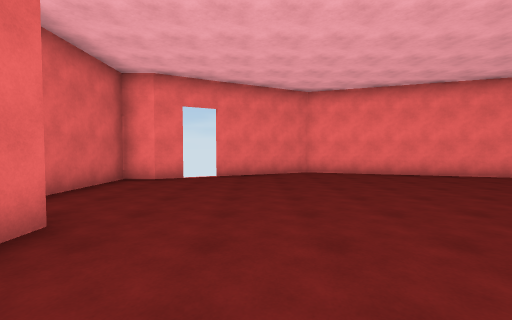
[1] (above)

16 first-person views from a walk through a 3-D level made in the Unity game engine. The camera is 1.5 m above the floor, tilts 2° down and sees 90° across. The floor is counted in squares, 2 m on a side. Each view is taken from the middle of a square. On the plan, view 1 faces up. The plan holds only what a view shows up to about 9 squares ahead; the rest is blank. Door leaves are left out, so doorways stand open.

[2]
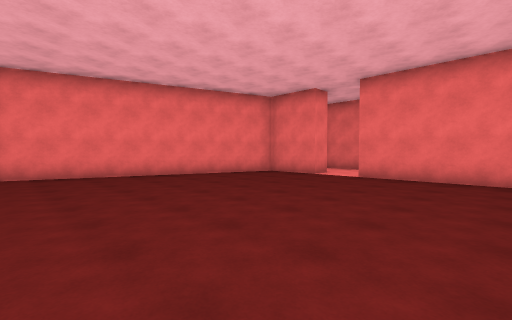

[3]
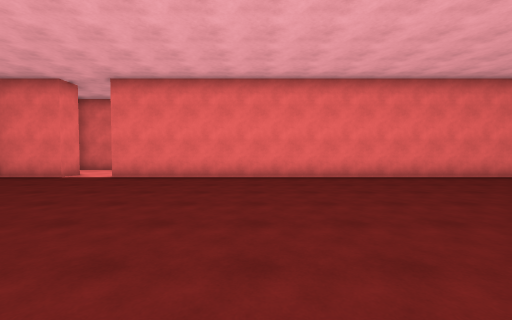

[4]
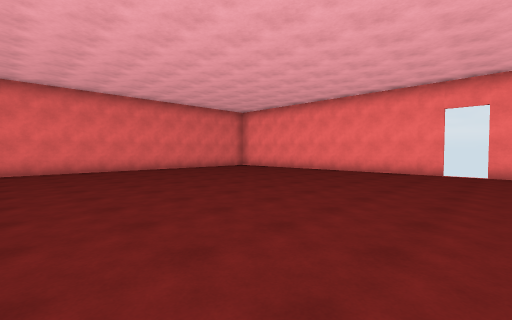

[5]
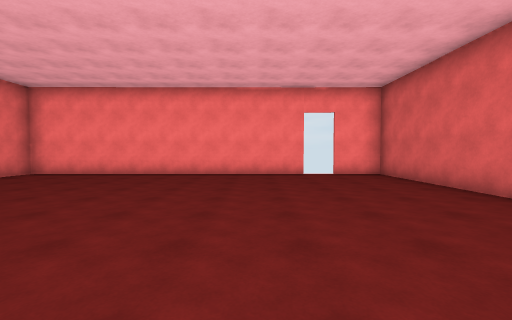

[6]
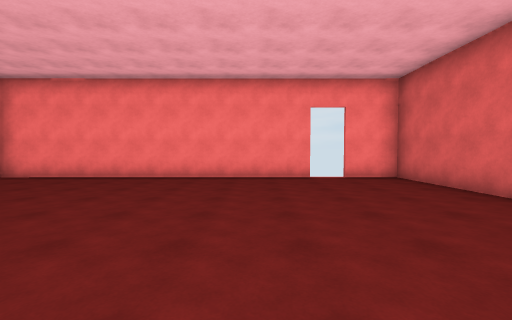

[7]
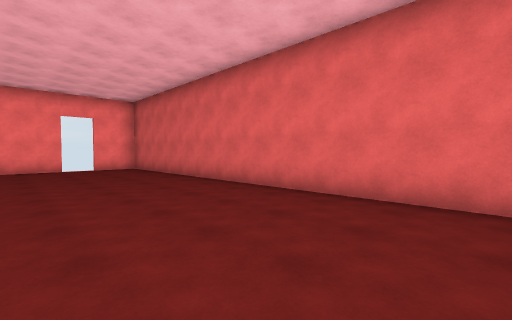

[8]
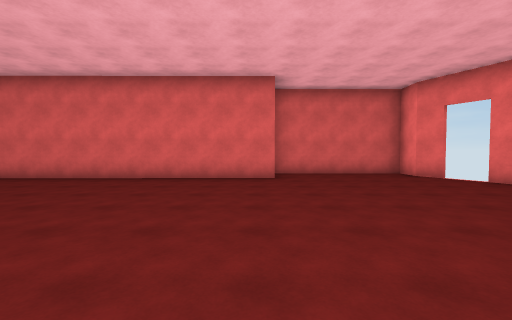

[9]
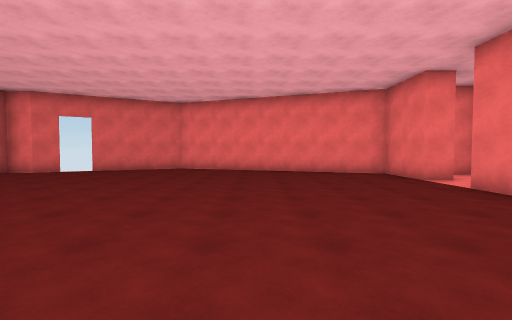

[10]
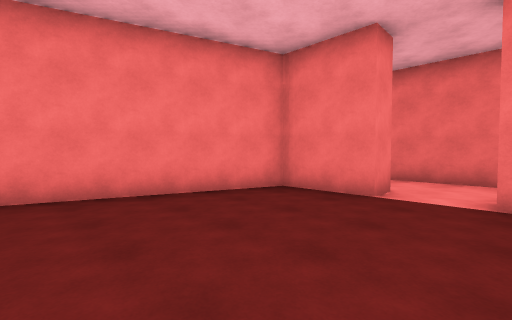

[11]
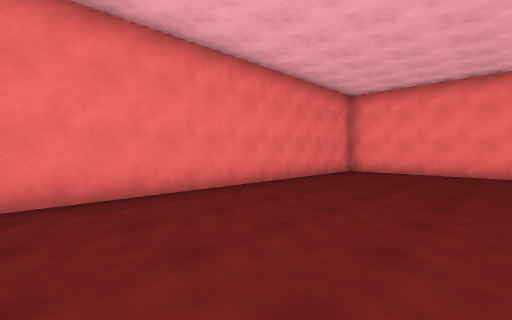

[12]
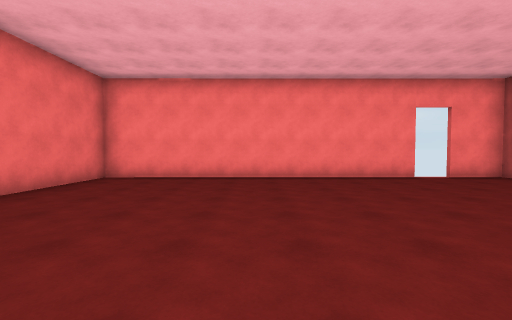

[13]
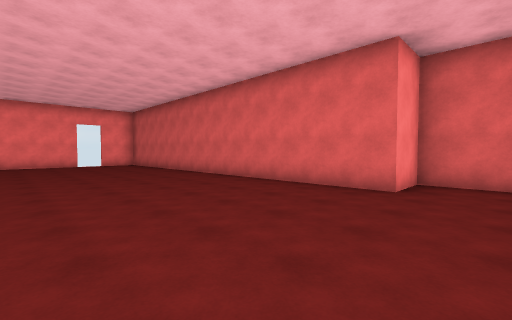

[14]
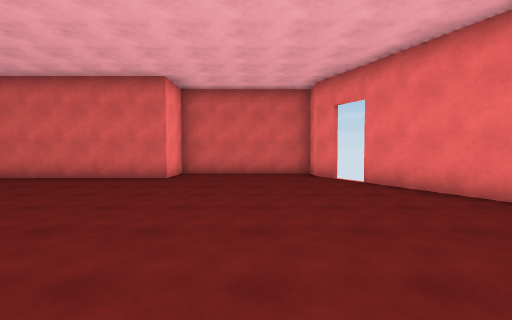

[15]
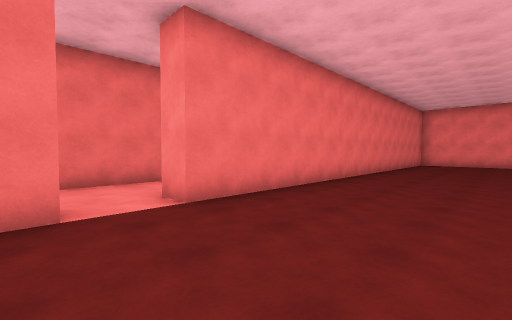

[16]
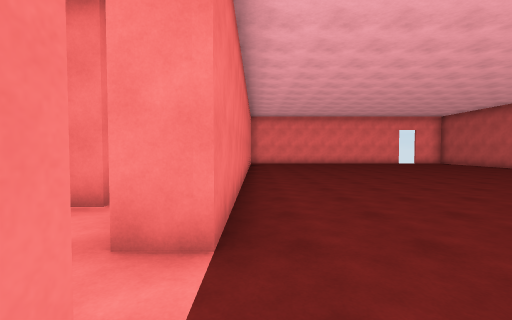

### Floor plan
Points are (right, up) in squares from view 1. A wall is a line through its corners. A room is listed if a view was taken in it or the views show most of it. See-through windows are left out.
Room 1 (views 1, 2, 3, 4, 5, 6, 7, 8, 9, 10, 11, 12, 13, 14, 15, 16)
walls: (10.1, 4.6) (9.3, 4.6) (9.3, 6.5) (1.8, 9) (-1.2, 7.5); (0.4, -10.3) (9.3, -10.3) (9.3, 3.1) (10.1, 3.1); (-2, 7.2) (-2.8, 6.8) (-3.5, 6.8) (-3.5, 2.5) (-2.1, 2.5) (-2, -10.3) (-0.5, -10.3)
ways out: opening at (10, 4) to room 2; open door at (-2, 7); open door at (0.5, -10); gap at (-1, 8)
Room 2 (no view inside)
walls: (12.2, 2.1) (12.2, 5.3); (11.9, 6.1) (11.3, 6.1); (11, 1.6) (11.5, 1.6)
ways out: opening at (10, 4) to room 1

Where each view was taken, in squares from view 1:
view 1: 0 up, 0 right, facing up
view 2: 0 up, 2 right, facing up-right
view 3: 1 down, 2 right, facing right
view 4: 1 down, 1 left, facing down-right
view 5: 2 down, 2 right, facing down
view 6: 3 down, 2 right, facing down
view 7: 1 up, 2 right, facing down-left
view 8: 2 up, 5 right, facing left
view 9: 2 down, 5 right, facing up
view 10: 3 up, 5 right, facing up-right
view 11: 1 down, 5 right, facing down-right
view 12: 3 down, 5 right, facing down
view 13: 4 up, 3 right, facing down-left
view 14: 5 up, 5 right, facing left
view 15: 5 up, 6 right, facing down-right
view 16: 5 up, 9 right, facing down
